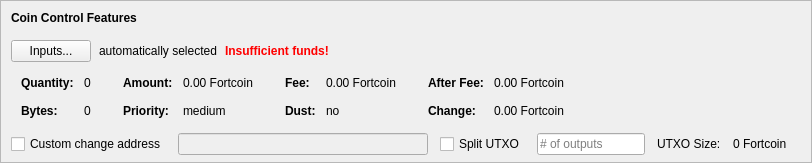
    <widget class="QFrame" name="frameCoinControl">
     <property name="sizePolicy">
      <sizepolicy hsizetype="Expanding" vsizetype="Expanding">
       <horstretch>0</horstretch>
       <verstretch>0</verstretch>
      </sizepolicy>
     </property>
     <property name="maximumSize">
      <size>
       <width>16777215</width>
       <height>16777215</height>
      </size>
     </property>
     <property name="frameShape">
      <enum>QFrame::StyledPanel</enum>
     </property>
     <property name="frameShadow">
      <enum>QFrame::Sunken</enum>
     </property>
     <layout class="QVBoxLayout" name="verticalLayoutCoinControl2">
      <property name="spacing">
       <number>0</number>
      </property>
      <property name="leftMargin">
       <number>0</number>
      </property>
      <property name="topMargin">
       <number>0</number>
      </property>
      <property name="rightMargin">
       <number>0</number>
      </property>
      <property name="bottomMargin">
       <number>6</number>
      </property>
      <item>
       <layout class="QVBoxLayout" name="verticalLayoutCoinControl" stretch="0,0,0,0,1">
        <property name="spacing">
         <number>0</number>
        </property>
        <property name="leftMargin">
         <number>10</number>
        </property>
        <property name="topMargin">
         <number>10</number>
        </property>
        <item>
         <layout class="QHBoxLayout" name="horizontalLayoutCoinControl1">
          <property name="bottomMargin">
           <number>15</number>
          </property>
          <item>
           <widget class="QLabel" name="labelCoinControlFeatures">
            <property name="sizePolicy">
             <sizepolicy hsizetype="Preferred" vsizetype="Maximum">
              <horstretch>0</horstretch>
              <verstretch>0</verstretch>
             </sizepolicy>
            </property>
            <property name="font">
             <font>
              <weight>75</weight>
              <bold>true</bold>
             </font>
            </property>
            <property name="styleSheet">
             <string notr="true">font-weight:bold;</string>
            </property>
            <property name="text">
             <string>Coin Control Features</string>
            </property>
           </widget>
          </item>
         </layout>
        </item>
        <item>
         <layout class="QHBoxLayout" name="horizontalLayoutCoinControl2" stretch="0,0,0,0">
          <property name="spacing">
           <number>8</number>
          </property>
          <property name="bottomMargin">
           <number>10</number>
          </property>
          <item>
           <widget class="QPushButton" name="pushButtonCoinControl">
            <property name="styleSheet">
             <string notr="true"/>
            </property>
            <property name="text">
             <string>Inputs...</string>
            </property>
            <property name="autoDefault">
             <bool>false</bool>
            </property>
           </widget>
          </item>
          <item>
           <widget class="QLabel" name="labelCoinControlAutomaticallySelected">
            <property name="text">
             <string>automatically selected</string>
            </property>
            <property name="margin">
             <number>5</number>
            </property>
           </widget>
          </item>
          <item>
           <widget class="QLabel" name="labelCoinControlInsuffFunds">
            <property name="font">
             <font>
              <weight>75</weight>
              <bold>true</bold>
             </font>
            </property>
            <property name="styleSheet">
             <string notr="true">color:red;font-weight:bold;</string>
            </property>
            <property name="text">
             <string>Insufficient funds!</string>
            </property>
            <property name="margin">
             <number>5</number>
            </property>
           </widget>
          </item>
          <item>
           <spacer name="horizontalSpacerCoinControl">
            <property name="orientation">
             <enum>Qt::Horizontal</enum>
            </property>
            <property name="sizeHint" stdset="0">
             <size>
              <width>40</width>
              <height>1</height>
             </size>
            </property>
           </spacer>
          </item>
         </layout>
        </item>
        <item>
         <widget class="QWidget" name="widgetCoinControl" native="true">
          <property name="sizePolicy">
           <sizepolicy hsizetype="Preferred" vsizetype="Preferred">
            <horstretch>0</horstretch>
            <verstretch>0</verstretch>
           </sizepolicy>
          </property>
          <property name="minimumSize">
           <size>
            <width>0</width>
            <height>0</height>
           </size>
          </property>
          <property name="styleSheet">
           <string notr="true"/>
          </property>
          <layout class="QHBoxLayout" name="horizontalLayoutCoinControl5">
           <property name="leftMargin">
            <number>0</number>
           </property>
           <property name="topMargin">
            <number>0</number>
           </property>
           <property name="rightMargin">
            <number>0</number>
           </property>
           <property name="bottomMargin">
            <number>0</number>
           </property>
           <item>
            <layout class="QHBoxLayout" name="horizontalLayoutCoinControl3" stretch="0,0,0,1">
             <property name="spacing">
              <number>20</number>
             </property>
             <property name="topMargin">
              <number>0</number>
             </property>
             <property name="bottomMargin">
              <number>10</number>
             </property>
             <item>
              <layout class="QFormLayout" name="formLayoutCoinControl1">
               <property name="horizontalSpacing">
                <number>10</number>
               </property>
               <property name="verticalSpacing">
                <number>14</number>
               </property>
               <property name="leftMargin">
                <number>10</number>
               </property>
               <property name="topMargin">
                <number>4</number>
               </property>
               <property name="rightMargin">
                <number>6</number>
               </property>
               <item row="0" column="0">
                <widget class="QLabel" name="labelCoinControlQuantityText">
                 <property name="font">
                  <font>
                   <weight>75</weight>
                   <bold>true</bold>
                  </font>
                 </property>
                 <property name="text">
                  <string>Quantity:</string>
                 </property>
                 <property name="margin">
                  <number>0</number>
                 </property>
                </widget>
               </item>
               <item row="0" column="1">
                <widget class="QLabel" name="labelCoinControlQuantity">
                 <property name="cursor">
                  <cursorShape>IBeamCursor</cursorShape>
                 </property>
                 <property name="contextMenuPolicy">
                  <enum>Qt::ActionsContextMenu</enum>
                 </property>
                 <property name="text">
                  <string notr="true">0</string>
                 </property>
                 <property name="margin">
                  <number>0</number>
                 </property>
                 <property name="textInteractionFlags">
                  <set>Qt::LinksAccessibleByMouse|Qt::TextSelectableByKeyboard|Qt::TextSelectableByMouse</set>
                 </property>
                </widget>
               </item>
               <item row="1" column="0">
                <widget class="QLabel" name="labelCoinControlBytesText">
                 <property name="font">
                  <font>
                   <weight>75</weight>
                   <bold>true</bold>
                  </font>
                 </property>
                 <property name="text">
                  <string>Bytes:</string>
                 </property>
                </widget>
               </item>
               <item row="1" column="1">
                <widget class="QLabel" name="labelCoinControlBytes">
                 <property name="cursor">
                  <cursorShape>IBeamCursor</cursorShape>
                 </property>
                 <property name="contextMenuPolicy">
                  <enum>Qt::ActionsContextMenu</enum>
                 </property>
                 <property name="text">
                  <string notr="true">0</string>
                 </property>
                 <property name="textInteractionFlags">
                  <set>Qt::LinksAccessibleByMouse|Qt::TextSelectableByKeyboard|Qt::TextSelectableByMouse</set>
                 </property>
                </widget>
               </item>
              </layout>
             </item>
             <item>
              <layout class="QFormLayout" name="formLayoutCoinControl2">
               <property name="horizontalSpacing">
                <number>10</number>
               </property>
               <property name="verticalSpacing">
                <number>14</number>
               </property>
               <property name="leftMargin">
                <number>6</number>
               </property>
               <property name="topMargin">
                <number>4</number>
               </property>
               <property name="rightMargin">
                <number>6</number>
               </property>
               <item row="0" column="0">
                <widget class="QLabel" name="labelCoinControlAmountText">
                 <property name="font">
                  <font>
                   <weight>75</weight>
                   <bold>true</bold>
                  </font>
                 </property>
                 <property name="text">
                  <string>Amount:</string>
                 </property>
                 <property name="margin">
                  <number>0</number>
                 </property>
                </widget>
               </item>
               <item row="0" column="1">
                <widget class="QLabel" name="labelCoinControlAmount">
                 <property name="cursor">
                  <cursorShape>IBeamCursor</cursorShape>
                 </property>
                 <property name="contextMenuPolicy">
                  <enum>Qt::ActionsContextMenu</enum>
                 </property>
                 <property name="text">
                  <string notr="true">0.00 Fortcoin</string>
                 </property>
                 <property name="textInteractionFlags">
                  <set>Qt::LinksAccessibleByMouse|Qt::TextSelectableByKeyboard|Qt::TextSelectableByMouse</set>
                 </property>
                </widget>
               </item>
               <item row="1" column="0">
                <widget class="QLabel" name="labelCoinControlPriorityText">
                 <property name="font">
                  <font>
                   <weight>75</weight>
                   <bold>true</bold>
                  </font>
                 </property>
                 <property name="text">
                  <string>Priority:</string>
                 </property>
                </widget>
               </item>
               <item row="1" column="1">
                <widget class="QLabel" name="labelCoinControlPriority">
                 <property name="cursor">
                  <cursorShape>IBeamCursor</cursorShape>
                 </property>
                 <property name="contextMenuPolicy">
                  <enum>Qt::ActionsContextMenu</enum>
                 </property>
                 <property name="text">
                  <string>medium</string>
                 </property>
                 <property name="textInteractionFlags">
                  <set>Qt::LinksAccessibleByMouse|Qt::TextSelectableByKeyboard|Qt::TextSelectableByMouse</set>
                 </property>
                </widget>
               </item>
              </layout>
             </item>
             <item>
              <layout class="QFormLayout" name="formLayoutCoinControl3">
               <property name="horizontalSpacing">
                <number>10</number>
               </property>
               <property name="verticalSpacing">
                <number>14</number>
               </property>
               <property name="leftMargin">
                <number>6</number>
               </property>
               <property name="topMargin">
                <number>4</number>
               </property>
               <property name="rightMargin">
                <number>6</number>
               </property>
               <item row="0" column="0">
                <widget class="QLabel" name="labelCoinControlFeeText">
                 <property name="font">
                  <font>
                   <weight>75</weight>
                   <bold>true</bold>
                  </font>
                 </property>
                 <property name="text">
                  <string>Fee:</string>
                 </property>
                 <property name="margin">
                  <number>0</number>
                 </property>
                </widget>
               </item>
               <item row="0" column="1">
                <widget class="QLabel" name="labelCoinControlFee">
                 <property name="cursor">
                  <cursorShape>IBeamCursor</cursorShape>
                 </property>
                 <property name="contextMenuPolicy">
                  <enum>Qt::ActionsContextMenu</enum>
                 </property>
                 <property name="text">
                  <string notr="true">0.00 Fortcoin</string>
                 </property>
                 <property name="textInteractionFlags">
                  <set>Qt::LinksAccessibleByMouse|Qt::TextSelectableByKeyboard|Qt::TextSelectableByMouse</set>
                 </property>
                </widget>
               </item>
               <item row="1" column="0">
                <widget class="QLabel" name="labelCoinControlLowOutputText">
                 <property name="font">
                  <font>
                   <weight>75</weight>
                   <bold>true</bold>
                  </font>
                 </property>
                 <property name="text">
                  <string>Dust:</string>
                 </property>
                </widget>
               </item>
               <item row="1" column="1">
                <widget class="QLabel" name="labelCoinControlLowOutput">
                 <property name="cursor">
                  <cursorShape>IBeamCursor</cursorShape>
                 </property>
                 <property name="contextMenuPolicy">
                  <enum>Qt::ActionsContextMenu</enum>
                 </property>
                 <property name="text">
                  <string>no</string>
                 </property>
                 <property name="textInteractionFlags">
                  <set>Qt::LinksAccessibleByMouse|Qt::TextSelectableByKeyboard|Qt::TextSelectableByMouse</set>
                 </property>
                </widget>
               </item>
              </layout>
             </item>
             <item>
              <layout class="QFormLayout" name="formLayoutCoinControl4">
               <property name="horizontalSpacing">
                <number>10</number>
               </property>
               <property name="verticalSpacing">
                <number>14</number>
               </property>
               <property name="leftMargin">
                <number>6</number>
               </property>
               <property name="topMargin">
                <number>4</number>
               </property>
               <property name="rightMargin">
                <number>6</number>
               </property>
               <item row="0" column="0">
                <widget class="QLabel" name="labelCoinControlAfterFeeText">
                 <property name="font">
                  <font>
                   <weight>75</weight>
                   <bold>true</bold>
                  </font>
                 </property>
                 <property name="text">
                  <string>After Fee:</string>
                 </property>
                 <property name="margin">
                  <number>0</number>
                 </property>
                </widget>
               </item>
               <item row="0" column="1">
                <widget class="QLabel" name="labelCoinControlAfterFee">
                 <property name="cursor">
                  <cursorShape>IBeamCursor</cursorShape>
                 </property>
                 <property name="contextMenuPolicy">
                  <enum>Qt::ActionsContextMenu</enum>
                 </property>
                 <property name="text">
                  <string notr="true">0.00 Fortcoin</string>
                 </property>
                 <property name="textInteractionFlags">
                  <set>Qt::LinksAccessibleByMouse|Qt::TextSelectableByKeyboard|Qt::TextSelectableByMouse</set>
                 </property>
                </widget>
               </item>
               <item row="1" column="0">
                <widget class="QLabel" name="labelCoinControlChangeText">
                 <property name="font">
                  <font>
                   <weight>75</weight>
                   <bold>true</bold>
                  </font>
                 </property>
                 <property name="text">
                  <string>Change:</string>
                 </property>
                </widget>
               </item>
               <item row="1" column="1">
                <widget class="QLabel" name="labelCoinControlChange">
                 <property name="cursor">
                  <cursorShape>IBeamCursor</cursorShape>
                 </property>
                 <property name="contextMenuPolicy">
                  <enum>Qt::ActionsContextMenu</enum>
                 </property>
                 <property name="text">
                  <string notr="true">0.00 Fortcoin</string>
                 </property>
                 <property name="textInteractionFlags">
                  <set>Qt::LinksAccessibleByMouse|Qt::TextSelectableByKeyboard|Qt::TextSelectableByMouse</set>
                 </property>
                </widget>
               </item>
              </layout>
             </item>
            </layout>
           </item>
          </layout>
         </widget>
        </item>
        <item>
         <layout class="QHBoxLayout" name="horizontalLayoutCoinControl4" stretch="0,0,0,0,0,0,0">
          <property name="spacing">
           <number>12</number>
          </property>
          <property name="sizeConstraint">
           <enum>QLayout::SetDefaultConstraint</enum>
          </property>
          <property name="topMargin">
           <number>5</number>
          </property>
          <property name="rightMargin">
           <number>5</number>
          </property>
          <item>
           <widget class="QCheckBox" name="checkBoxCoinControlChange">
            <property name="toolTip">
             <string>If this is activated, but the change address is empty or invalid, change will be sent to a newly generated address.</string>
            </property>
            <property name="text">
             <string>Custom change address</string>
            </property>
           </widget>
          </item>
          <item>
           <widget class="QValidatedLineEdit" name="lineEditCoinControlChange">
            <property name="enabled">
             <bool>false</bool>
            </property>
            <property name="sizePolicy">
             <sizepolicy hsizetype="Expanding" vsizetype="Fixed">
              <horstretch>0</horstretch>
              <verstretch>0</verstretch>
             </sizepolicy>
            </property>
           </widget>
          </item>
          <item>
           <widget class="QCheckBox" name="splitBlockCheckBox">
            <property name="text">
             <string>Split UTXO</string>
            </property>
           </widget>
          </item>
          <item>
           <widget class="QLineEdit" name="splitBlockLineEdit">
            <property name="sizePolicy">
             <sizepolicy hsizetype="Fixed" vsizetype="Fixed">
              <horstretch>50</horstretch>
              <verstretch>0</verstretch>
             </sizepolicy>
            </property>
            <property name="placeholderText">
             <string># of outputs</string>
            </property>
           </widget>
          </item>
          <item>
           <widget class="QLabel" name="labelBlockSizeText">
            <property name="text">
             <string>UTXO Size:</string>
            </property>
           </widget>
          </item>
          <item>
           <widget class="QLabel" name="labelBlockSize">
            <property name="text">
             <string>0 Fortcoin</string>
            </property>
           </widget>
          </item>
          <item>
           <widget class="QLabel" name="labelCoinControlChangeLabel">
            <property name="sizePolicy">
             <sizepolicy hsizetype="Preferred" vsizetype="Expanding">
              <horstretch>0</horstretch>
              <verstretch>0</verstretch>
             </sizepolicy>
            </property>
            <property name="minimumSize">
             <size>
              <width>0</width>
              <height>0</height>
             </size>
            </property>
            <property name="text">
             <string/>
            </property>
            <property name="margin">
             <number>3</number>
            </property>
           </widget>
          </item>
         </layout>
        </item>
        <item>
         <spacer name="verticalSpacerCoinControl">
          <property name="orientation">
           <enum>Qt::Vertical</enum>
          </property>
          <property name="sizeHint" stdset="0">
           <size>
            <width>800</width>
            <height>1</height>
           </size>
          </property>
         </spacer>
        </item>
       </layout>
      </item>
     </layout>
    </widget>
